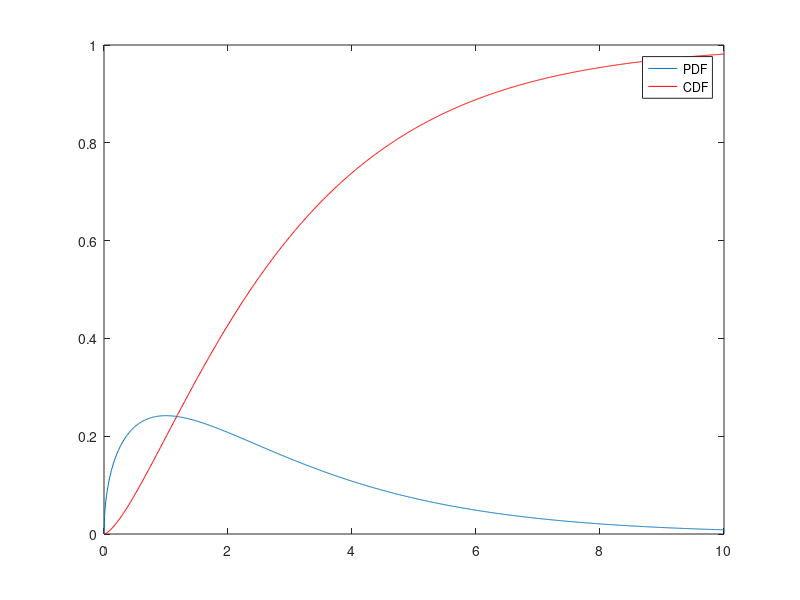

Source code (MATLAB): (Note: this script raises an error after producing the figure.)
% ACM 11: Introduction to MATLAB

%% Week 4: Norms, Probability, Statistics, Ordinary Differential Equations
%%         Optimization of a single-variable function on a fixed interval

%% Norms
% Key point for all norms:  norm(x) = 0 if and only if x = 0
clc; clear; close all;
x = randn(20,1);
A = randn(20,20);
disp('Vector norms:')
norm(x)         % if given no second argument, the default is "2"
norm(x,2)       % p-norm norm(x,p)=(sum |x_i|^p)^(1/p)
norm(x,1)
norm(x,'inf')
disp('Matrix norms:')
% ||x||_p = (\Sum |x_i|^p)^(1/p), p >= 1
% As p -> Inf, ||x||_p -> ||x|| = max{|x_1|,...,|x_n|}
%||A||_p = sup_{x = 0} \frac{||A_x||_p}{||x||_p}
%||A||_F = sqrt( \Sum_{i, j} |a_{ij}|^2
norm(A)         % if given no second argument, the default is "2"
norm(A,2)       % p-norm: sup norm(A*x,p)/norm(x,p)
norm(A,'fro')   % Frobenious norm = (sum |a_ij|^2)^(1/2)

%% Basic Probability and Statistics
clc; clear; close all;
% Random numbers
% Random number generator
% Fix a number c_0, called "seed"
% c_k = (A * c_{k-1}) mod M where A is the multiplier and M is a large prime number
% M = 2^x - 1
% u_k = c_k / M \in [0, 1 - 1/M] = [0, 1]
% u_1, ..., u_k ~ U[0,1]
m=3; n=2;
rand(m,n)   % uniform [0,1]
randn(m,n)  % N(0,1)
imax=100;
r = randi(imax,n) % randi(imax,n) returns an n-by-n matrix of pseudorandom
                  % integers drawn from the discrete uniform distribution
                  % on the interval [1,imax].

% To control random number generation (useful for reproducibility), use rng.
% rng(seed) seeds the random number generator using the nonnegative integer
% seed so that rand, randi, and randn produce a predictable sequence of numbers
rng(2017)
x=rand(1,5)
rng(2017)
y=rand(1,5)
rng('default') % puts the settings of the random number generator used by
               % rand, randi, and randn to their default values.
               % This way, the same random numbers are produced as if you
               % restarted MATLAB.
s=rng;   % saves the current generator settings in s
x=rand(1,5)
% Now you can give s to your frined, and s/he will be able to reproduce x:
rng(s);  % Restores the original generator settings in s
y=rand(1,5)

%% Distributions
clc; clear;
doc random % VAST library of random distributions
x = random('Poisson',10,[2,3]) % generates a 2*3 matrix, where each entry
                               % is a realization of Poisson rv with mean 10
y = random('Lognormal',.1,.4,[1,6]) % generates 6 lognormally distributed
% random variables with mu=0.1 and sigma=0.4.

% y = pdf('name',x,A) returns the probability density function (pdf) for
% the one-parameter distribution family specified by 'name', evaluated at
% the values in x. A contains the parameter value for the distribution.
f=pdf('Normal',[-3:0.1:3],0,1);
plot([-3:0.1:3],f)
% cdf returns the cumulative distribution functions CDF
F=cdf('Normal',[-3:0.1:3],0,1);
plot([-3:0.1:3],F)

% Yet another example
x = 0:.01:10;
dof = 3;  % degrees of freedom
f = pdf('Chi2',x,dof);
F = cdf('Chi2',x,dof);
plot(x,f)
hold on;
plot(x,F,'r');
legend('PDF','CDF')

%% Maximum Likelihood Estimates
% The method is explained on the board
% x_1 ... x_n ~ f(x | \theta) where \theta are the parameters
% Likelihood function L(\theta) = f(x_1,...x_n | \theta)
% Joint distribution of x_1,...,x_n = \Prod_{i=1}^k f(x_i | \theta)
clc; clear;
% Generate 100 random observations from a binomial distribution
% with the number of trials, n = 20, and the probability
% of success, p = 0.75.
data = binornd(20,0.75,100,1);

% Find the MLE of p:
p_mle = mle(data,'distribution','binomial','ntrials',20)

%% Monte Carlo Method for Integration
% The method is explained on the board
% 1. X = \Pi(x) is the PDF
%    E[f(x)] = \Int_{-Inf}^{Inf} f(x) \Pi(x)dx
% 2. Law of Large Numbers
%    E_{\pi} [f(x)] \approx \frac{1}{N} \Sum_{i=1}^N f(x_i);
%    x_1 ... x_N ~ \Pi(x)
% Monte carlo Method (for integration)
% 1. I = \Integral_a^b f(x)dx = \frac{b-1}{N} \Sigma_{i=1}^n f_i(x)
% 2. I = \Int ... \Int_V f(x) dx = Volume(V) \Int ... \Int_V \frac{f(x)}{volume(V)} dx
%      = Volume(V) E_{U[V]} [f(x)]
%      \a[[rox \frac{Volume(V)}{N} \Integral_{i=1}^N f(x_i)
% Accuracy does not depend on dimension of V
% Might not be trivial to sample from uniform distribution on V, U[V]
% Trick (only works in relatively low dimensions)
% I = \Int ... \Int f(x) I_V(x) dx where I_V(x) is the indicator function for V
%   \approx \frac{Volume(V')}{N} \Sum_{i=1}^N f(x_i) I_V(x_i)

% Volume between an ellipsoid (a,b,c) and sphere with radius r
clear;clc;close all;
r=5; a=2; b=1; c=.8;
N=100000; % Number of Monte Carlo samples
x = -r +2*r*rand(N,1);
y = -r +2*r*rand(N,1);
z = -r +2*r*rand(N,1);
between = (x.^2+y.^2+z.^2<=r^2) & (x.^2./a^2 + y.^2./b^2+z.^2./c.^2>=1);
% between(i)=1  <=> (x(i),y(i),z(i)) is inside sphere but outside the
% ellipsoid
area = (2*r)^3*sum(between)/N % (2*r)^3 is the volume of the cube
area_exact =  4/3*pi*r.^3 - 4/3*pi*a*b*c

%% ODEs: Built-in Examples

% MATLAB contains several very nice built-in example.
% Examine some of them by executing:
odeexamples

%% MATLAB's ODE Solvers for initial-value problems

% MATLAB  has first-order, numerical ODE solvers for initial value problems
% In general, use them as follows: [t,Y] = solver(odefun,tspan,y0)
% to solve dY/dt = odefun(t,Y), Y(0) == y0 for t = tspan(1) to tspan(end)

% Use [t_0:\delta t:t_1] instead of [t_0,t_1] if you know what you are doing

% Example 1: y' = -y , y(0)=1, on [0,1];
close all; clear; clc
tspan = [0, 1];  % Matlab will automatically descritize the interval
%tspan = linspace(0,1,100); %uncomment to compute at these points
odefun = @(t,y) -y;
y0 = 1;
[t,y] = ode45(odefun, tspan, y0); % ode45 is one of many ODE solvers
                                  % Matlab recommens it as the first
                                  % solver you should try.
odeExactSol = @(t) y0 * exp(-t);
figure
plot(t,y,'b-x',t,odeExactSol(t),'r-o');
legend('Approx','Exact');

% Strategy for solving higher order ODE y^(k)=F(y^(k-1),...,y^(2),y',t):
% convert to first-order system of ODEs by introducing new variables,
% one for each derivative y', y^(2), ... y^(k-1).

% Example 2:
%{
 y'' + y' + y = 0, y(0) = 1, y'(0) = 0  on [0,10]

 let z = y'(t) then the (first order) system is

 y' = z
 z' = -z - y
 y(0) = 1
 z(0) = 0

 let Y = [y ; z]

%}
close all; clear; clc
odefun = @(t,Y) [Y(2);-Y(2)- Y(1)];
Y0 = [1, 0]';
tspan = [0, 10];
%tspan = linspace(0,10,1000);
[t,Y] = ode45(odefun,tspan,Y0);
odeExactSol = @(t) 1/3*exp(-t/2).*(3*cos(sqrt(3)*t/2) +...
    sqrt(3)*sin(sqrt(3)*t/2));
figure
subplot(2,1,1);
plot(t,Y(:,1),'b-x',t,odeExactSol(t),'r-o');
legend('Approx','Exact');
subplot(2,1,2);
plot(t,abs(Y(:,1)-odeExactSol(t)),'bx');
legend('Error');

% Example 3:
%{
Now consider y as a 2-vector, and A,B,C as 2*2 matrices

Ay'' + By' + Cy = 0
y(0)  = [1 1]';
y'(0) = [0 0]';

Solve for the highest derivative:
y'' + inv(A)*B y' +inv(A)*C*y

Let z=y', then
y'=z
z'=-inv(A)*B*z-inv(A)*C*y
y(0) = [1 1]'
z(0)= [0 0]'
Let let Y = [y ; z]
%}
close all; clear; clc
A = 1+rand(2);
B = 1+rand(2);
C = 1+rand(2);
odefun = @(t,Y) [Y(3:4); -inv(A)*(B*Y(3:4)+C*Y(1:2))];
Y0 = [1 1 0 0]';
tspan = [0 10];
[t,Y] = ode45(odefun,tspan,Y0);
figure
plot(t,Y(:,1:2));
legend('Y_1','Y_2');

%% Choosing a Solver
% There is no precise answer, but here is a rule of thumb from MATLAB:
%         Accuracy        When to Use
% ode45:  Medium          Most of the time.
% ode23:  Low             We you need a crude solution
% ode113: Low to high     When function evals are expensive

close all; clear; clc
% Let us consider the following 1st order ODE:
% y'=cos(t)-y, y(0)=0, on [0,5]
odefun = @(t,y) cos(t) - y;
tspan = [0 5];
y0 = 0;
exact = @(t) 0.5*(-exp(-t) + cos(t) + sin(t));

% The first thing to try, ode45 - the workhorse
tic
[t,y]=ode45(odefun, tspan, y0);
comptime = toc;
subplot(2,4,1);
plot(t, y, t, exact(t), 'r--')
title(sprintf('ode45 [%f s]',comptime));
subplot(2,4,5);
plot(t,abs(y-exact(t)),'bx');
title('Error');

% If you need only a crude solution
tic
[t, y] = ode23(odefun, tspan, y0);
comptime = toc;
subplot(2,4,2);
plot(t, y, t, exact(t), 'r--')
title(sprintf('ode23 [%f s]',comptime));
subplot(2,4,6);
plot(t,abs(y-exact(t)),'bx');
title('Error');

% When function evals are expensive
tic
[t, y] = ode113(odefun, tspan, y0);
subplot(2,4,3);
comptime = toc;
plot(t, y, t, exact(t), 'r--')
title(sprintf('ode113 [%f s]',comptime));
subplot(2,4,7);
plot(t,abs(y-exact(t)),'bx');
title('Error');

% Note that all of these are not super accurate!
% The default behavior is to go for speed, not accuracy.

% If you need accuracy:
tic
opt=odeset('RelTol',1e-10,'AbsTol',1e-10,'NormControl','on','MaxStep',0.001);
[t,y] = ode45(odefun, tspan, y0, opt);
comptime = toc;
subplot(2,4,4);
plot(t, y, t, exact(t), 'r--')
title(sprintf('ode45 again [%f s]',comptime));
subplot(2,4,8);
plot(t,abs(y-exact(t)),'bx');
title('Error');

%% Stiff ODEs
%{
  It is difficult to formulate a precise definition of stiffness,
  but the main idea is that the ODE includes some terms that can lead
  to rapid variation in the solution. For example, the solution may
  vary slowly, but then very fast, and then slowly again.

  For a stiff ODE, certain numerical methods for solving the equation are
  numerically unstable, unless the step size is taken to be extremely small.

  Stiffness is an efficiency issue.
  If we weren't concerned with how much time a computation takes,
  we wouldn't be concerned about stiffness. Nonstiff methods can
  solve stiff problems; they just take a long time to do it.

  A model of flame propagation provides an example.
  When you light a match, the ball of flame grows rapidly until it
  reaches a critical size. Then it remains at that size because the
  amount of oxygen being consumed by the combustion in the interior
  of the ball balances the amount available through the surface.
  The simple model is

  y' = y^2- y^3,  y(t) is the radius of the ball
  y(0) = delta         delta is the (small) initial radius
  0 < t < 2/delta
%}
close all; clear; clc
odefun = @(t,y) y^2-y^3;
delta=0.01;  % not very stiff
y0 = delta;
tspan = [0 2/delta];
tic
[t,y] = ode45(odefun,tspan,y0);
comptime = toc;
subplot(2,2,1)
plot(t,y);
title(sprintf('ode45, delta=%f: %d steps and %f seconds\n',...
    delta, length(t),comptime));

delta=0.0001;         % quite stiff
tspan = [0 2/delta];
y0 = delta;
tic
[t,y] = ode45(odefun,tspan,y0);
comptime = toc;
subplot(2,2,2)
plot(t,y);
title(sprintf('ode45, delta=%f: %d steps and %f seconds\n',delta,...
    length(t),comptime));

% Now let us use ode15s, a stiff solver
tic
[t,y] = ode15s(odefun,tspan,y0);
comptime = toc;
subplot(2,2,4)
plot(t,y);
title(sprintf('ode15s, delta=%f: %d steps and %f seconds\n',delta,...
    length(t),comptime));

delta=0.01;         % back to not so stiff
tspan = [0 2/delta];
y0 = delta;
tic
[t,y] = ode15s(odefun,tspan,y0);
comptime = toc;
subplot(2,2,3)
plot(t,y);
title(sprintf('ode15s, delta=%f: %d steps and %f seconds\n',delta,...
    length(t),comptime));

% Others solvers:
% ode23s
% ode23t
% ode23tb

%% Implicit ODEs

% [t,Y] = ode15i(odefun,tspan,y0,yp0) solves implicit differential equations
% - odefun is a function (or function handle) that evaluates the left side
%          of the ODE, which are of the form f(t,y,y') = 0.
% - y0,yp0 are vectors of initial conditions for y and y' respectively.
% Simple example:
% y'*y+y=0, y(0)=1, y'(0)=-1
close all; clear; clc
odefun = @(t,y,yp) yp.*y + y;
[t,y] = ode15i(odefun,[0 1],1,-1);
plot(t,y);

%% Events
% In some ODE problems the times of specific events are important,
% such as the time at which a ball hits the ground, or the time at which
% a spaceship returns to the earth. While solving a problem, the ODE
% solvers can detect such events by locating transitions to, from, or
% through zeros of user-defined functions.

% Example 1: Throwing a Ball
% Let Y be of the form [x y x' y']'
close all; clear; clc;
odefun = @(t,Y) [Y(3); Y(4) ; 0; -9.8];
Y0 = [0.5 ; 0.5; 0.1; 0];  % throwing a ball from (0.5,0.5) with horozontal
                           % speed 0.1.
tspan = [0,10];
[t,Y] = ode45(odefun,tspan,Y0);
plot(Y(:,1),Y(:,2));  % makes no physical sense: the ball bounce off the,
                      % ground, it does not go under the ground!

% opt=odeset('Events',@events),
% where @events is a handle to a function of the following form:
% [value,isterminal,direction] = events(t,y)
% Event = moment in time when some function F(y(t))=0
% value, isterminal, and direction are vectors:
% - value(i) is the value of the ith event function (F(y(t))).
%            ith event occurs when value(i)=0
% - isterminal(i) describes "what to do" when ith event occurs:
%    = 1 if you want to stop the integration.
%    = 0 otherwise.
% - direction(i)
%    = 0  if all zeros are to be located,
%    = +1 if only zeros where the event function is increasing, and
%    = -1 if only zeros where the event function is decreasing.

opt = odeset('Events',@bounceEvents);
numBounces = 10;
figure; hold on; axis([0,1.5,0,1])
for i=1:numBounces
    [~,Y] = ode45(odefun,tspan,Y0,opt);
    plot(Y(:,1),Y(:,2));
    pause(.5)
    drawnow
    Y0 = Y(end,:)';
    Y0(4) = -Y0(4)*.9; %reverse y velocity
end
hold off

% Example 2: Bouncing within a box
Y0 = [0 ;1; 1; 0];  % initial conditiona
opt = odeset('Events',@bounceEvents2);
tspan = [0:0.01:50];
numBounces = 50;
figure; hold on; axis([0,1,0,1])
for i=1:numBounces
    [~,Y,~,~,IE] = ode45(odefun,tspan,Y0,opt);
    %[T,Y,TE,YE,IE] = solver(odefun,tspan,y0,options)
    % TE: the time at which an event occurs.
    % YE: the solution at the time of the event.
    % IE: the index i of the event function that vanishes
    plot(Y(:,1),Y(:,2),'b');
    pause(0.5)
    drawnow
    Y0 = Y(end,:)';
    if(IE == 1) % the ball hits the ground
        Y0(4) = -Y0(4); %reverse y velocity
    else % the ball hits wall
        Y0(3) = -Y0(3); % reverse x velocity
    end
    Y0(3:4) = 0.95*Y0(3:4); % reduce velocities
end
hold off

%% Boundary Value Problems

% MATLAB has similar functions for solving boundary value problems

doc bvp4c
doc bvp5c
doc bvpset

%% Optimization (more on Optimization in Week 6)

% Minimization of a single-variable function on fixed interval: fminbnd
close all; clear; clc
f = @(x) 4*cos(x) + (x-1).^2 + (x-2).^2;
[xmin,fval] = fminbnd(f,0,4); % find min of f on [0,4]
ezplot(f,[0,4]);
hold on;
plot(xmin,fval,'rx');
